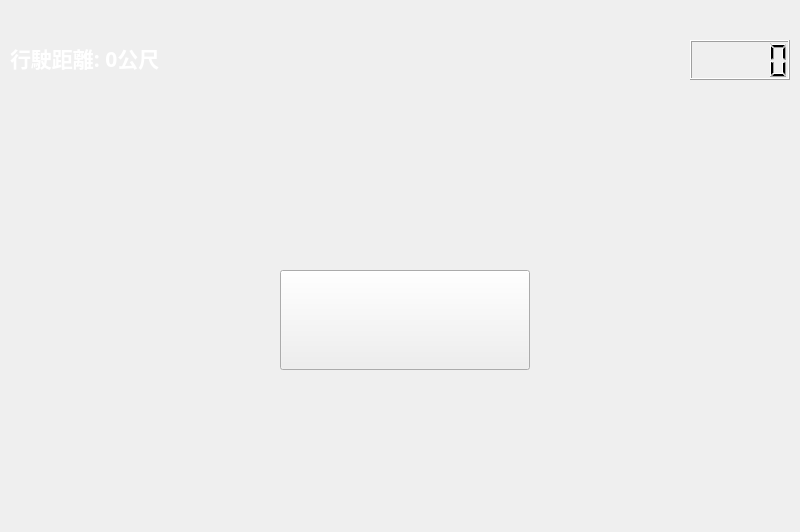
<?xml version="1.0" encoding="UTF-8"?>
<ui version="4.0">
 <class>MainWindow</class>
 <widget class="QMainWindow" name="MainWindow">
  <property name="geometry">
   <rect>
    <x>0</x>
    <y>0</y>
    <width>800</width>
    <height>532</height>
   </rect>
  </property>
  <property name="font">
   <font>
    <family>微軟正黑體</family>
    <pointsize>16</pointsize>
    <weight>75</weight>
    <bold>true</bold>
   </font>
  </property>
  <property name="windowTitle">
   <string>MainWindow</string>
  </property>
  <widget class="QWidget" name="centralwidget">
   <widget class="QLabel" name="background">
    <property name="geometry">
     <rect>
      <x>0</x>
      <y>0</y>
      <width>4800</width>
      <height>512</height>
     </rect>
    </property>
    <property name="styleSheet">
     <string notr="true"/>
    </property>
    <property name="text">
     <string/>
    </property>
    <property name="pixmap">
     <pixmap resource="images.qrc">:/src/map.png</pixmap>
    </property>
   </widget>
   <widget class="QLabel" name="label_title">
    <property name="geometry">
     <rect>
      <x>210</x>
      <y>70</y>
      <width>384</width>
      <height>150</height>
     </rect>
    </property>
    <property name="text">
     <string/>
    </property>
    <property name="pixmap">
     <pixmap resource="images.qrc">:/src/game_name.png</pixmap>
    </property>
   </widget>
   <widget class="QLabel" name="car">
    <property name="geometry">
     <rect>
      <x>10</x>
      <y>220</y>
      <width>237</width>
      <height>71</height>
     </rect>
    </property>
    <property name="text">
     <string/>
    </property>
    <property name="pixmap">
     <pixmap resource="images.qrc">:/src/car.png</pixmap>
    </property>
    <property name="scaledContents">
     <bool>true</bool>
    </property>
   </widget>
   <widget class="QPushButton" name="button_start_game">
    <property name="geometry">
     <rect>
      <x>280</x>
      <y>270</y>
      <width>250</width>
      <height>100</height>
     </rect>
    </property>
    <property name="text">
     <string/>
    </property>
    <property name="icon">
     <iconset resource="images.qrc">
      <normaloff>:/src/start_btn.png</normaloff>:/src/start_btn.png</iconset>
    </property>
    <property name="iconSize">
     <size>
      <width>250</width>
      <height>100</height>
     </size>
    </property>
   </widget>
   <widget class="QLabel" name="label_distance">
    <property name="geometry">
     <rect>
      <x>10</x>
      <y>40</y>
      <width>300</width>
      <height>36</height>
     </rect>
    </property>
    <property name="styleSheet">
     <string notr="true">color: rgb(255, 255, 255);</string>
    </property>
    <property name="text">
     <string>行駛距離: 0公尺</string>
    </property>
   </widget>
   <widget class="QLCDNumber" name="lcd_clock">
    <property name="geometry">
     <rect>
      <x>690</x>
      <y>40</y>
      <width>100</width>
      <height>40</height>
     </rect>
    </property>
   </widget>
  </widget>
  <widget class="QMenuBar" name="menubar">
   <property name="geometry">
    <rect>
     <x>0</x>
     <y>0</y>
     <width>800</width>
     <height>41</height>
    </rect>
   </property>
  </widget>
 </widget>
 <resources>
  <include location="images.qrc"/>
 </resources>
 <connections/>
</ui>
